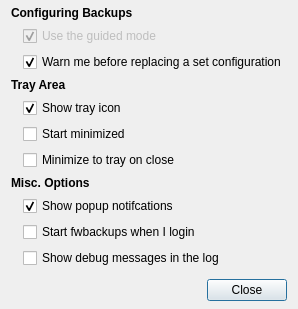
<?xml version="1.0" encoding="UTF-8"?>
<ui version="4.0">
 <class>Preferences</class>
 <widget class="QDialog" name="Preferences">
  <property name="geometry">
   <rect>
    <x>0</x>
    <y>0</y>
    <width>347</width>
    <height>340</height>
   </rect>
  </property>
  <property name="sizePolicy">
   <sizepolicy hsizetype="Fixed" vsizetype="Preferred">
    <horstretch>0</horstretch>
    <verstretch>0</verstretch>
   </sizepolicy>
  </property>
  <property name="minimumSize">
   <size>
    <width>0</width>
    <height>0</height>
   </size>
  </property>
  <property name="windowTitle">
   <string>Preferences</string>
  </property>
  <property name="windowIcon">
   <iconset resource="../../fwbackups.qrc">
    <normaloff>:/program-icons/program-icons/preferences-desktop.png</normaloff>:/program-icons/program-icons/preferences-desktop.png</iconset>
  </property>
  <layout class="QVBoxLayout" name="verticalLayout">
   <property name="sizeConstraint">
    <enum>QLayout::SetFixedSize</enum>
   </property>
   <property name="topMargin">
    <number>6</number>
   </property>
   <property name="bottomMargin">
    <number>8</number>
   </property>
   <item>
    <layout class="QVBoxLayout" name="verticalLayout_2">
     <item>
      <widget class="QLabel" name="label_2">
       <property name="font">
        <font>
         <weight>75</weight>
         <bold>true</bold>
        </font>
       </property>
       <property name="text">
        <string>Configuring Backups</string>
       </property>
      </widget>
     </item>
     <item>
      <layout class="QGridLayout" name="gridLayout">
       <property name="leftMargin">
        <number>12</number>
       </property>
       <item row="0" column="0">
        <widget class="QCheckBox" name="guidedModeCheck">
         <property name="enabled">
          <bool>false</bool>
         </property>
         <property name="text">
          <string>Use the guided mode</string>
         </property>
         <property name="checked">
          <bool>true</bool>
         </property>
        </widget>
       </item>
       <item row="1" column="0">
        <widget class="QCheckBox" name="warnBeforeReplaceCheck">
         <property name="text">
          <string>Warn me before replacing a set configuration</string>
         </property>
         <property name="checked">
          <bool>true</bool>
         </property>
        </widget>
       </item>
      </layout>
     </item>
     <item>
      <widget class="QLabel" name="trayAreaLabel">
       <property name="font">
        <font>
         <weight>75</weight>
         <bold>true</bold>
        </font>
       </property>
       <property name="text">
        <string>Tray Area</string>
       </property>
      </widget>
     </item>
     <item>
      <layout class="QGridLayout" name="trayAreaGrid">
       <property name="leftMargin">
        <number>12</number>
       </property>
       <item row="1" column="0">
        <widget class="QCheckBox" name="startMinimizedCheck">
         <property name="text">
          <string>Start minimized</string>
         </property>
        </widget>
       </item>
       <item row="2" column="0">
        <widget class="QCheckBox" name="minimizeTrayCheck">
         <property name="text">
          <string>Minimize to tray on close</string>
         </property>
         <property name="checked">
          <bool>false</bool>
         </property>
        </widget>
       </item>
       <item row="0" column="0">
        <widget class="QCheckBox" name="trayIconCheck">
         <property name="text">
          <string>Show tray icon</string>
         </property>
         <property name="checked">
          <bool>true</bool>
         </property>
        </widget>
       </item>
      </layout>
     </item>
     <item>
      <widget class="QLabel" name="label_4">
       <property name="font">
        <font>
         <weight>75</weight>
         <bold>true</bold>
        </font>
       </property>
       <property name="text">
        <string>Misc. Options</string>
       </property>
      </widget>
     </item>
     <item>
      <layout class="QGridLayout" name="gridLayout_2">
       <property name="leftMargin">
        <number>12</number>
       </property>
       <item row="0" column="0">
        <widget class="QCheckBox" name="popupNotificationsCheck">
         <property name="text">
          <string>Show popup notifcations</string>
         </property>
         <property name="checked">
          <bool>true</bool>
         </property>
        </widget>
       </item>
       <item row="1" column="0">
        <widget class="QCheckBox" name="startOnLoginCheck">
         <property name="text">
          <string>Start fwbackups when I login</string>
         </property>
        </widget>
       </item>
       <item row="2" column="0">
        <widget class="QCheckBox" name="showDebugMessagesCheck">
         <property name="text">
          <string>Show debug messages in the log</string>
         </property>
        </widget>
       </item>
      </layout>
     </item>
    </layout>
   </item>
   <item>
    <spacer name="verticalSpacer">
     <property name="orientation">
      <enum>Qt::Vertical</enum>
     </property>
     <property name="sizeHint" stdset="0">
      <size>
       <width>20</width>
       <height>5</height>
      </size>
     </property>
    </spacer>
   </item>
   <item>
    <layout class="QHBoxLayout" name="horizontalLayout">
     <property name="sizeConstraint">
      <enum>QLayout::SetDefaultConstraint</enum>
     </property>
     <item>
      <spacer name="horizontalSpacer">
       <property name="orientation">
        <enum>Qt::Horizontal</enum>
       </property>
       <property name="sizeHint" stdset="0">
        <size>
         <width>40</width>
         <height>5</height>
        </size>
       </property>
      </spacer>
     </item>
     <item>
      <widget class="QPushButton" name="closeButton">
       <property name="text">
        <string>Close</string>
       </property>
      </widget>
     </item>
    </layout>
   </item>
  </layout>
 </widget>
 <resources>
  <include location="../../fwbackups.qrc"/>
 </resources>
 <connections/>
</ui>
